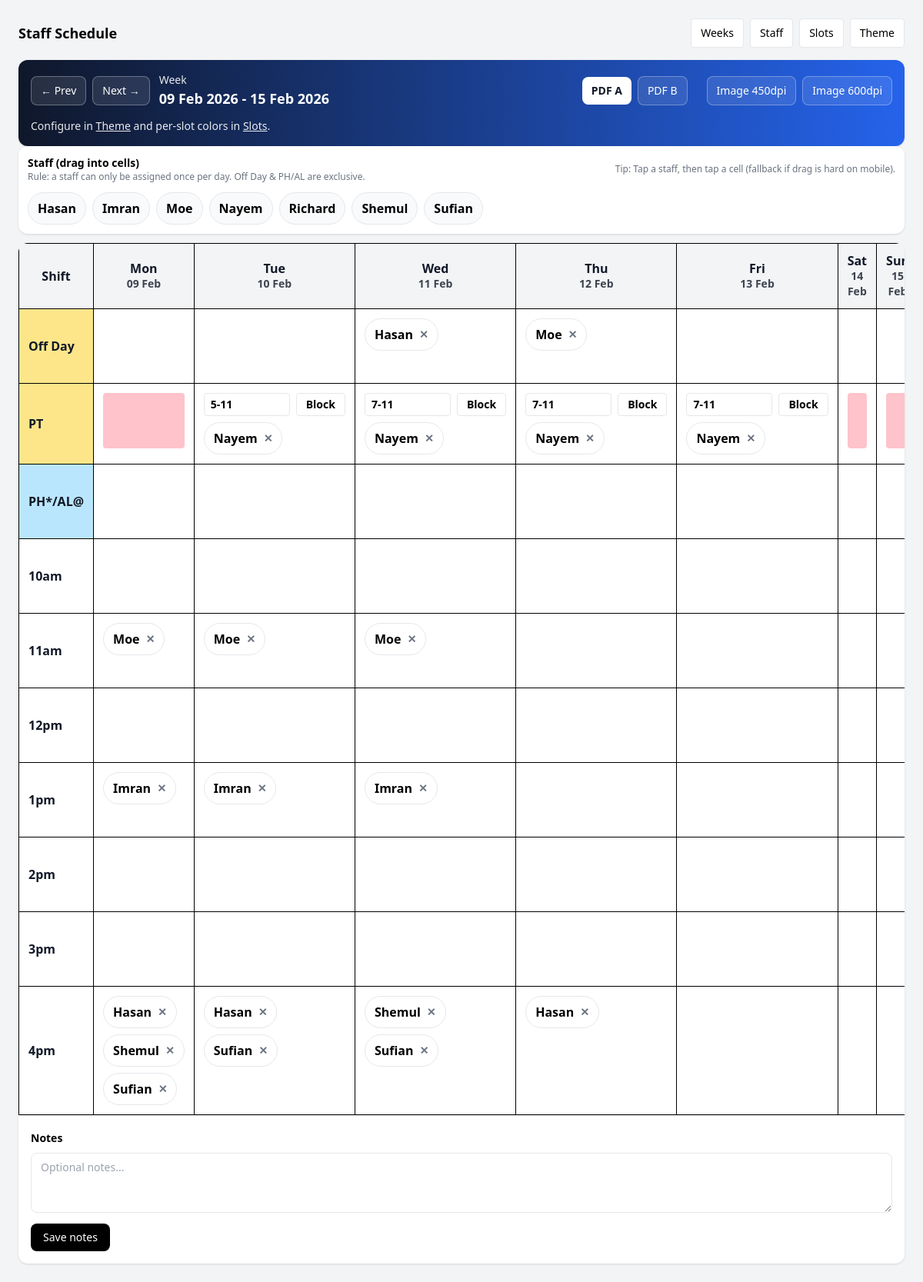
The app's page /schedule/week/2026-02-09/ with its own data.
### scheduling/models.py (models this page shows, shortened)
class ScheduleWeek(models.Model):
    week_start = models.DateField(unique=True, db_index=True)  # Monday
    cells = models.JSONField(default=dict, blank=True)
    notes = models.TextField(blank=True)
    created_at = models.DateTimeField(default=_now)
    updated_at = models.DateTimeField(default=_now)
    def save(self, *args, **kwargs):
        if self.week_start:
            self.week_start = self.week_start - timedelta(days=self.week_start.weekday())
        self.updated_at = _now()
        return super().save(*args, **kwargs)
    def week_end(self):
        return self.week_start + timedelta(days=6)
    def date_for_day_key(self, day_key: str):
        idx = [k for k, _ in DAYS].index(day_key)
        return self.week_start + timedelta(days=idx)
    def ensure_defaults(self, *, slots: list[Slot]):
        if not isinstance(self.cells, dict):
            self.cells = {}
        for slot in slots:
            if slot.key not in self.cells or not isinstance(self.cells.get(slot.key), dict):
                self.cells[slot.key] = {}
            for day_key, _ in DAYS:
                cell = self.cells[slot.key].get(day_key)
                if not isinstance(cell, dict):
                    cell = {}
                cell.setdefault("staff", [])
                cell.setdefault("blocked", False)
                if slot.key == "pt":
                    cell.setdefault("pt_time", slot.pt_default_time or "7-11")
                self.cells[slot.key][day_key] = cell
        return self.cells

class Staff(models.Model):
    name = models.CharField(max_length=80, unique=True)
    created_at = models.DateTimeField(default=_now)
    updated_at = models.DateTimeField(default=_now)

class Slot(models.Model):
    BG_SOLID = "solid"
    BG_GRADIENT = "gradient"
    key = models.SlugField(max_length=40, unique=True)
    label = models.CharField(max_length=40)
    sort_order = models.IntegerField(default=0)
    allow_block = models.BooleanField(default=False)  # only PT uses this
    bg_type = models.CharField(
        max_length=10,
        choices=[(BG_SOLID, "Solid"), (BG_GRADIENT, "Gradient")],
        default=BG_SOLID,
    )
    bg_color1 = models.CharField(max_length=20, default="#ffffff")
    bg_color2 = models.CharField(max_length=20, default="#ffffff")
    text_color = models.CharField(max_length=20, default="#111827")
    pt_default_time = models.CharField(max_length=20, blank=True, default="7-11")

class ScheduleTheme(models.Model):
    BG_SOLID = "solid"
    BG_GRADIENT = "gradient"
    header_bg_type = models.CharField(
        max_length=10,
        choices=[(BG_SOLID, "Solid"), (BG_GRADIENT, "Gradient")],
        default=BG_GRADIENT,
    )
    header_bg_color1 = models.CharField(max_length=20, default="#0f172a")
    header_bg_color2 = models.CharField(max_length=20, default="#2563eb")
    header_text_color = models.CharField(max_length=20, default="#ffffff")
    table_header_bg = models.CharField(max_length=20, default="#f3f4f6")
    table_header_text = models.CharField(max_length=20, default="#111827")
    weekend_bg = models.CharField(max_length=20, default="#fafafa")
    blocked_bg = models.CharField(max_length=20, default="#fda4af")  # reddish
    created_at = models.DateTimeField(default=_now)
    updated_at = models.DateTimeField(default=_now)

### scheduling/views.py (the view)
# urls.py: path("week/<str:week_start>/", views.week_editor, name="week_editor"),
def week_editor(request, week_start: str):
    theme = _get_theme()
    week_start_date = _monday(datetime.strptime(week_start, "%Y-%m-%d").date())
    schedule, _ = ScheduleWeek.objects.get_or_create(week_start=week_start_date)
    slots = list(Slot.objects.order_by("sort_order", "label"))
    schedule.ensure_defaults(slots=slots)
    schedule.save()
    if request.method == "POST" and request.POST.get("save_notes"):
        schedule.notes = (request.POST.get("notes") or "").strip()
        schedule.save()
        return redirect("scheduling:week_editor", week_start=schedule.week_start.isoformat())
    staff = list(Staff.objects.order_by("name"))
    staff_map = {s.id: s.name for s in staff}
    day_headers = []
    for day_key, day_label in DAYS:
        d = schedule.date_for_day_key(day_key)
        day_headers.append({
            "key": day_key,
            "label": day_label,
            "date_str": d.strftime("%d %b"),
        })
    prev_week = (schedule.week_start - timedelta(days=7)).isoformat()
    next_week = (schedule.week_start + timedelta(days=7)).isoformat()
    return render(request, "scheduling/week_editor.html", {
        "theme": theme,
        "schedule": schedule,
        "slots": slots,
        "staff": staff,
        "staff_map": staff_map,
        "day_headers": day_headers,
        "prev_week": prev_week,
        "next_week": next_week,
        "week_start": schedule.week_start.isoformat(),
    })

### scheduling/models.py (called while the page is built)
def _now():
    return timezone.now()

### scheduling/templatetags/schedule_extras.py (called while the page is built)
@register.filter
def get_item(d, key):
    if isinstance(d, dict):
        return d.get(key)
    return None

@register.filter
def get_dict(d, key):
    if isinstance(d, dict):
        v = d.get(key)
        if isinstance(v, dict):
            return v
    return {}

@register.filter
def get_list(d, key):
    if isinstance(d, dict):
        v = d.get(key)
        if isinstance(v, list):
            return v
    return []

@register.filter
def get_bool(d, key):
    if isinstance(d, dict):
        return bool(d.get(key))
    return False

@register.filter
def get_str(d, key):
    if isinstance(d, dict):
        v = d.get(key)
        if v is None:
            return ""
        return str(v)
    return ""

@register.filter
def style_bg(slot):
    try:
        if getattr(slot, "bg_type", "") == "gradient":
            return f"background-image: linear-gradient(90deg, {slot.bg_color1}, {slot.bg_color2}); color: {slot.text_color};"
        return f"background-color: {slot.bg_color1}; color: {slot.text_color};"
    except Exception:
        return ""

### scheduling/views.py (called while the page is built)
def _monday(d):
    return d - timedelta(days=d.weekday())

def _get_theme():
    theme = ScheduleTheme.objects.order_by("id").first()
    if not theme:
        theme = ScheduleTheme.objects.create()
    return theme

### scheduling/templates/scheduling/week_editor.html (shortened to what this page needs)
{% extends "scheduling/base.html" %}
{% load schedule_extras %}
{% block content %}
<div class="rounded-xl shadow overflow-hidden" style="{% if theme.header_bg_type == 'gradient' %}background-image: linear-gradient(90deg, {{ theme.header_bg_color1 }}, {{ theme.header_bg_color2 }});{% else %}background-color: {{ theme.header_bg_color1 }};{% endif %}color: {{ theme.header_text_color }};">
    <div class="p-4">
        <div class="flex items-center justify-between gap-3 flex-wrap">
            <div class="flex items-center gap-2 flex-wrap">
                <a href="/schedule/week/{{ prev_week }}/" class="rounded-lg border border-white/30 bg-white/10 px-3 py-2 text-sm">← Prev</a>
                <a href="/schedule/week/{{ next_week }}/" class="rounded-lg border border-white/30 bg-white/10 px-3 py-2 text-sm">Next →</a>
                <div class="ml-1">
                    <div class="text-sm opacity-90">Week</div>
                    <div class="text-lg font-semibold">{{ schedule.week_start|date:"d M Y" }} - {{ schedule.week_end|date:"d M Y" }}</div>
                </div>
            </div>
            <div class="flex items-center gap-2 flex-wrap">
                <a href="/schedule/week/{{ week_start }}/pdf/?style=1" class="rounded-lg bg-white text-gray-900 px-3 py-2 text-sm font-semibold">PDF A</a>
                <a href="/schedule/week/{{ week_start }}/pdf/?style=2" class="rounded-lg border border-white/30 bg-white/10 px-3 py-2 text-sm">PDF B</a>
                <a href="/schedule/week/{{ week_start }}/png/?dpi=450&style=1" class="rounded-lg border border-white/30 bg-white/10 px-3 py-2 text-sm">Image 450dpi</a>
                <a href="/schedule/week/{{ week_start }}/png/?dpi=600&style=1" class="rounded-lg border border-white/30 bg-white/10 px-3 py-2 text-sm">Image 600dpi</a>
            </div>
        </div>
        <div class="mt-3 text-sm opacity-90">
            Configure in <a href="/schedule/theme/" class="underline font-medium">Theme</a> and per-slot colors in <a href="/schedule/slots/" class="underline font-medium">Slots</a>.
        </div>
    </div>
</div>
<div class="bg-white rounded-xl shadow p-3 mb-3">
    <div class="flex flex-col sm:flex-row sm:items-center sm:justify-between gap-3">
        <div>
            <div class="font-semibold text-sm">Staff (drag into cells)</div>
            <div class="text-xs text-gray-500">Rule: a staff can only be assigned once per day. Off Day & PH/AL are exclusive.</div>
        </div>
        <div class="text-xs text-gray-500">
            Tip: Tap a staff, then tap a cell (fallback if drag is hard on mobile).
        </div>
    </div>
    <div id="staffRoster" class="mt-3 flex flex-wrap gap-2">
        {% for s in staff %}
            <div class="roster-chip select-none cursor-grab active:cursor-grabbing px-3 py-2 rounded-full border bg-gray-50 text-base font-semibold flex items-center gap-2"
                 data-staff-id="{{ s.id }}">
                <span>{{ s.name }}</span>
            </div>
        {% empty %}
            <div class="text-sm text-gray-500">Add staff first.</div>
        {% endfor %}
    </div>
</div>
<div class="bg-white rounded-xl shadow overflow-hidden">
    <div class="overflow-x-auto">
        <table class="min-w-[980px] w-full border-collapse">
            <thead>
                <tr>
                    <th class="sticky left-0 z-10 border border-black px-3 py-3 text-base font-bold whitespace-nowrap"
                        style="background-color: {{ theme.table_header_bg }}; color: {{ theme.table_header_text }};">
                        Shift
                    </th>
                    {% for h in day_headers %}
                        <th class="border border-black px-3 py-3 text-base font-bold"
                            style="background-color: {{ theme.table_header_bg }}; color: {{ theme.table_header_text }};">
                            <div class="leading-tight">{{ h.label }}</div>
                            <div class="text-sm opacity-80 font-semibold">{{ h.date_str }}</div>
                        </th>
                    {% endfor %}
                </tr>
            </thead>
            <tbody>
                {% for slot in slots %}
                    <tr>
                        <td class="sticky left-0 z-10 border border-black px-3 py-3 text-base font-bold whitespace-nowrap"
                            style="{{ slot|style_bg }}">
                            {{ slot.label }}
                        </td>
                        {% for h in day_headers %}
                            {% with cell=schedule.cells|get_dict:slot.key %}
                                {% with day=cell|get_dict:h.key %}
                                    {% with assigned=day|get_list:"staff" %}
                                        {% with blocked=day|get_bool:"blocked" %}
                                            <td class="border border-black px-3 py-3 align-top" data-slot="{{ slot.key }}" data-day="{{ h.key }}" data-blocked="{% if slot.allow_block and blocked %}1{% else %}0{% endif %}">
                                                {% if slot.allow_block and blocked %}
                                                    <div class="w-full h-full rounded" style="background: {{ theme.blocked_bg }}; opacity: 0.65; min-height: 72px;"></div>
                                                {% else %}
                                                    <div class="cell-dropzone min-h-[72px]">
                                                        {% if slot.key == "pt" %}
                                                            <div class="flex items-center gap-2 mb-2">
                                                                <input class="pt-time-input w-28 rounded border px-2 py-1 text-sm font-semibold"
                                                                       value="{{ day|get_str:'pt_time' }}"
                                                                       placeholder="{{ slot.pt_default_time }}">
                                                                <button type="button" class="pt-block-btn rounded border px-3 py-1 text-sm font-semibold">Block</button>
                                                            </div>
                                                        {% endif %}
                                                        <div class="cell-chips flex flex-wrap gap-2">
                                                            {% for staff_id in assigned %}
                                                                <div class="cell-chip px-3 py-2 rounded-full border bg-white text-base font-semibold flex items-center gap-2"
                                                                     data-staff-id="{{ staff_id }}">
                                                                    <span>{{ staff_map|get_item:staff_id }}</span>
                                                                    <button type="button" class="chip-remove text-sm text-gray-500 hover:text-black" title="Remove">✕</button>
                                                                </div>
                                                            {% endfor %}
                                                        </div>
                                                    </div>
                                                {% endif %}
                                            </td>
                                        {% endwith %}
                                    {% endwith %}
                                {% endwith %}
                            {% endwith %}
                        {% endfor %}
                    </tr>
                {% endfor %}
            </tbody>
        </table>
    </div>
    <div class="border-t p-3 sm:p-4">
        <form method="post" class="space-y-2">
            <label class="text-sm font-semibold">Notes</label>
            <textarea name="notes" rows="3" class="w-full rounded-lg border px-3 py-2 text-sm" placeholder="Optional notes...">{{ schedule.notes }}</textarea>
            <button class="rounded-lg bg-black text-white px-4 py-2 text-sm">Save notes</button>
        </form>
    </div>
</div>
{% endblock %}

### scheduling/templates/scheduling/base.html (shortened to what this page needs)
<!doctype html>
<html>
<head>
    <script src="https://cdn.tailwindcss.com"></script>
</head>
<body class="bg-gray-100 min-h-screen">
    <div class="max-w-7xl mx-auto p-3 sm:p-6">
        <div class="flex items-center justify-between gap-3 mb-4">
            <a href="/schedule/" class="text-lg font-semibold">Staff Schedule</a>
            <div class="flex gap-2 flex-wrap">
                <a href="/schedule/" class="rounded border bg-white px-3 py-2 text-sm">Weeks</a>
                <a href="/schedule/staff/" class="rounded border bg-white px-3 py-2 text-sm">Staff</a>
                <a href="/schedule/slots/" class="rounded border bg-white px-3 py-2 text-sm">Slots</a>
                <a href="/schedule/theme/" class="rounded border bg-white px-3 py-2 text-sm">Theme</a>
            </div>
        </div>
        {% block content %}{% endblock %}
    </div>
</body>
</html>

### records on screen
ScheduleWeek: week_start "09 Feb 2026", week_end "15 Feb 2026"
Staff: name "Hasan"
Staff: name "Imran"
Staff: name "Moe"
Staff: name "Nayem"
Staff: name "Richard"
Staff: name "Shemul"
Staff: name "Sufian"
Slot: label "Off Day", key "off_day" (drawn), assigned "Hasan" "Moe"
Slot: label "PT", key "pt" (drawn), day_headers "5-11" "7-11" "7-11" "7-11", assigned "Nayem" "Nayem" "Nayem" "Nayem"
Slot: label "PH*/AL@", allow_block False (drawn)
Slot: label "10am", allow_block False (drawn)
Slot: label "11am", assigned "Moe" "Moe" "Moe", allow_block False (drawn)
Slot: label "12pm", allow_block False (drawn)
Slot: label "1pm", assigned "Imran" "Imran" "Imran", allow_block False (drawn)
Slot: label "2pm", allow_block False (drawn)
Slot: label "3pm", allow_block False (drawn)
Slot: label "4pm", assigned "Hasan" "Shemul" "Sufian" "Hasan" "Sufian" "Shemul" "Sufian" "Hasan", key "4pm" (drawn)

### other values on screen
{{ h.label }} "Mon" "Tue" "Wed" "Thu" "Fri" "Sat"
{{ h.date_str }} "09 Feb" "10 Feb" "11 Feb" "12 Feb" "13 Feb" "14 Feb" "15…"
